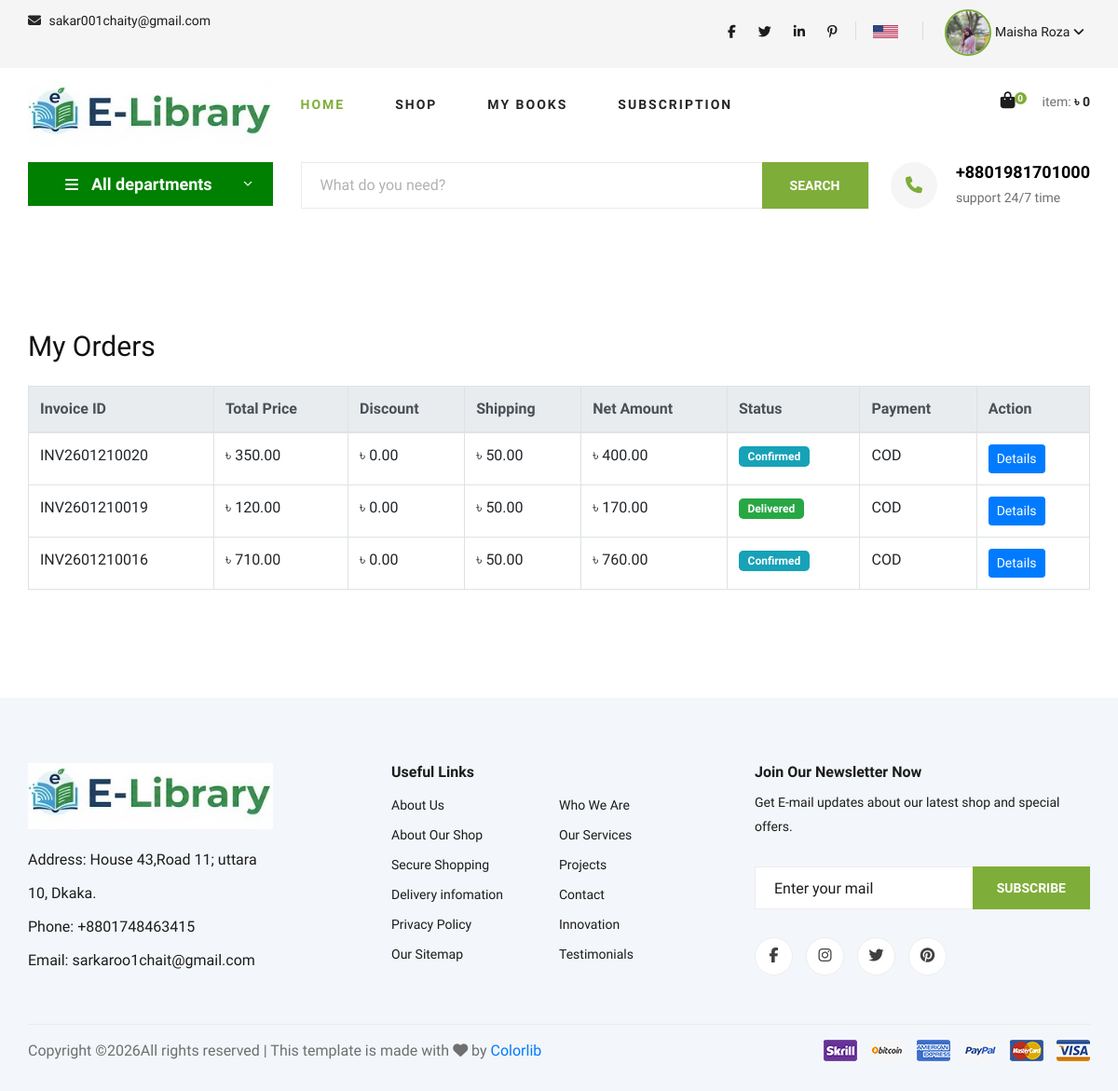
Page /my-orders/ (signed in) on the earlier database version.
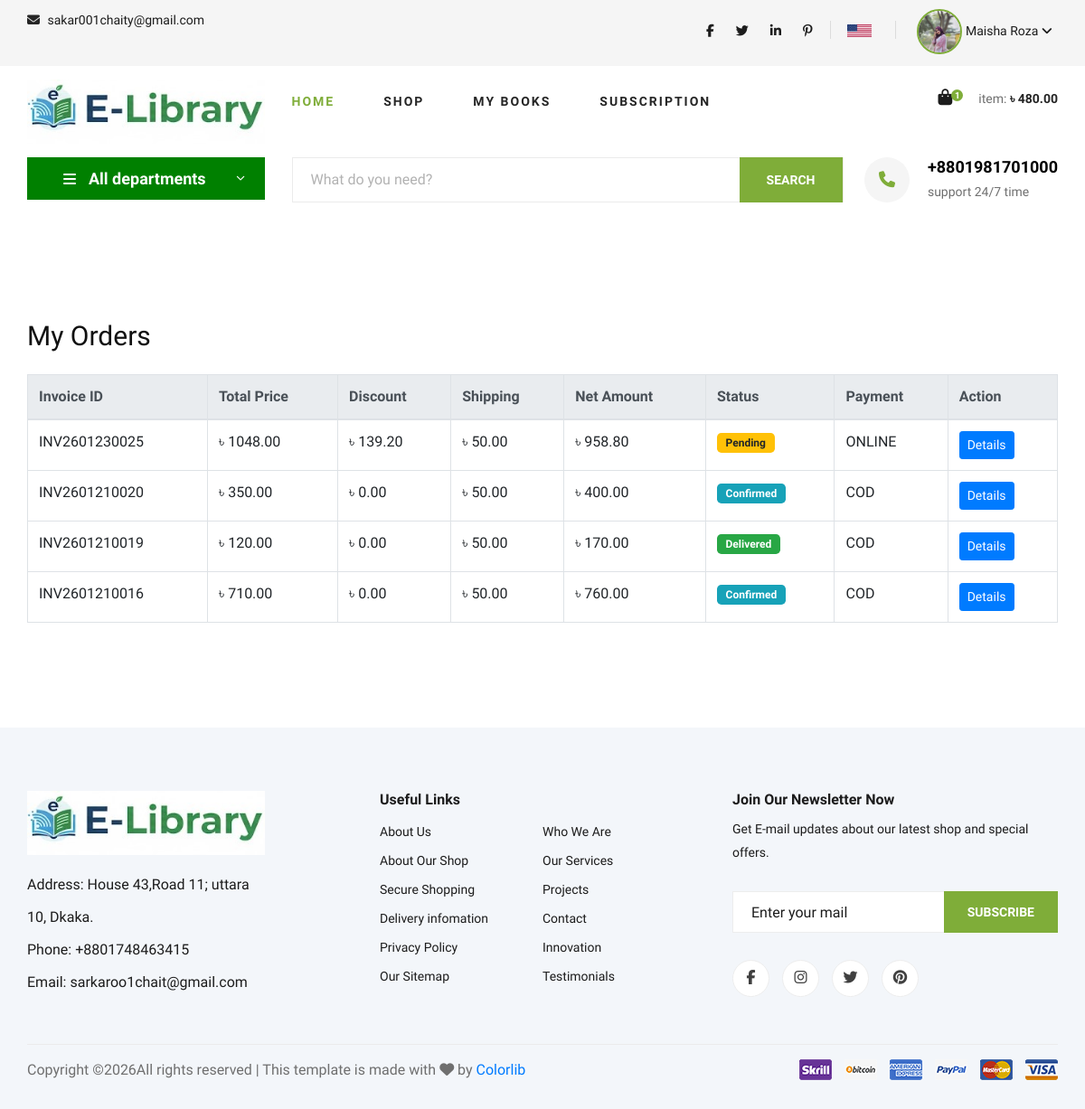
Same page on the later database version.
### apps/order/models/order_model.py (models this page shows, shortened)
class Order(BaseModel):
    invoice_id = models.CharField(max_length=30, unique=True, blank=True, null=True)
    user = models.ForeignKey(User, related_name="orders_user", on_delete=models.CASCADE)
    total_price = models.DecimalField(max_digits=10, decimal_places=2, default=0)
    total_discount = models.DecimalField(max_digits=10, decimal_places=2, default=0)
    net_amount = models.DecimalField(max_digits=10, decimal_places=2, default=0)
    shipping_charge = models.DecimalField(max_digits=10, decimal_places=2, default=0)
    status = models.CharField(max_length=20, choices=OrderStatusChoices.choices, default=OrderStatusChoices.PENDING)
    payment = models.CharField(max_length=20, choices=OrderPaymentMethodChoices.choices, default=OrderPaymentMethodChoices.COD.value)
    payment_status = models.CharField(
        max_length=20, choices=OrderPaymentStatusChoices.choices, default=OrderPaymentStatusChoices.PENDING
    )
    references_id = models.CharField(max_length=150, null=True, blank=True)
    class Meta:
        db_table = "order"
        verbose_name = "Order"
        verbose_name_plural = "Orders"

### apps/order/models/cart_model.py (models this page shows, shortened)
class Cart(BaseModel):
    user = models.ForeignKey(User, related_name="cart_user", on_delete=models.CASCADE)
    total_price = models.DecimalField(max_digits=10, decimal_places=2, default=0)
    total_discount = models.DecimalField(max_digits=10, decimal_places=2, default=0)
    net_amount = models.DecimalField(max_digits=10, decimal_places=2, default=0)
    is_active = models.BooleanField(default=True)  # only one active cart per user
    created_at = models.DateTimeField(auto_now_add=True)
    updated_at = models.DateTimeField(auto_now=True)
    class Meta:
        db_table = "cart"
        verbose_name = "Cart"
        verbose_name_plural = "Carts"

### apps/order/views/my_order.py (the view)
# urls.py: path("my-orders/", MyOrdersView.as_view(), name="my_orders"),
class MyOrdersView(LoginRequiredMixin, View):
    login_url = "account:login"
    template_name = "my_order_history.html"
    def get(self, request):
        try:
            orders = Order.objects.filter(user=request.user).order_by("-created_at")
            context = {
                "title": "My Orders",
                "orders": orders,
                "show_hero_banner": False,
                "hero_normal": "hero-normal",
                "subscription": False,
            }
            return render(request, self.template_name, context)
        except Exception as e:
            logger.exception(f"ERROR:------>> Error occurred in My Orders View: {e}")
            messages.error(request, "Unable to load My Orders!")
            return redirect("home:home")

### apps/home/context_processor.py (called while the page is built)
def all_categories(request):
    return {"all_categories": Category.objects.annotate(book_count=Count("books_category")).order_by("-book_count")}

### apps/order/context_processors.py (called while the page is built)
def cart_summary(request):
    if not request.user.is_authenticated:
        return {
            "cart_count": 0,
            "cart_total": 0,
        }
    cart = Cart.objects.filter(user=request.user, is_active=True).prefetch_related("cart_products_cart").first()
    if not cart:
        return {
            "cart_count": 0,
            "cart_total": 0,
        }
    return {
        "cart_count": cart.cart_products_cart.count(),
        "cart_total": cart.total_price,
    }

### apps/order/templates/my_order_history.html (shortened to what this page needs)
{% extends 'home_base.html' %}
{% load static %}
{% block body %}
<section class="profile spad">
  <div class="container">
    <h3 class="mb-4">{{ title }}</h3>
    {% if orders %}
      <div class="order-table table-responsive">
        <table class="table table-bordered table-hover">
          <thead class="thead-light">
            <tr>
              <th>Invoice ID</th>
              <th>Total Price</th>
              <th>Discount</th>
              <th>Shipping</th>
              <th>Net Amount</th>
              <th>Status</th>
              <th>Payment</th>
              <th>Action</th>
            </tr>
          </thead>
          <tbody>
            {% for order in orders %}
            <tr>
              <td>{{ order.invoice_id }}</td>
              <td>৳ {{ order.total_price }}</td>
              <td>৳ {{ order.total_discount }}</td>
              <td>৳ {{ order.shipping_charge }}</td>
              <td>৳ {{ order.net_amount }}</td>
              <td>
                <span class="badge badge-{{ order.status|lower }}">
                  {{ order.status|title }}
                </span>
              </td>
              <td>{{ order.payment|upper }}</td>
              <td>
                <a href="{% url 'order:my_order_detail' order.pk %}" class="btn btn-sm btn-primary">Details</a>
              </td>
            </tr>
            {% endfor %}
          </tbody>
        </table>
      </div>
    {% else %}
      <p>You have no orders yet.</p>
    {% endif %}
  </div>
</section>
{% endblock %}

### apps/home/templates/home_base.html (shortened to what the changed rows need)
<!DOCTYPE html>
{% load static %}
<html lang="en">
  <head>
    <link rel="stylesheet" href="{% static 'web/css/bootstrap.min.css' %}" type="text/css" />
    <link rel="stylesheet" href="{% static 'web/css/font-awesome.min.css' %}" type="text/css" />
    <link rel="stylesheet" href="{% static 'web/css/elegant-icons.css' %}" type="text/css" />
    <link rel="stylesheet" href="{% static 'web/css/nice-select.css' %}" type="text/css" />
    <link rel="stylesheet" href="{% static 'web/css/jquery-ui.min.css' %}" type="text/css" />
    <link rel="stylesheet" href="{% static 'web/css/owl.carousel.min.css' %}" type="text/css" />
    <link rel="stylesheet" href="{% static 'web/css/slicknav.min.css' %}" type="text/css" />
    <link rel="stylesheet" href="{% static 'web/css/style.css' %}" type="text/css" />
    <link rel="stylesheet" href="{% static 'web/css/profile.css' %}" type="text/css" />
    <link rel="stylesheet" href="{% static 'web/css/checkout.css' %}" type="text/css" />
    <link rel="stylesheet" href="{% static 'web/css/my_order.css' %}" type="text/css" />
    <link rel="stylesheet" href="https://cdnjs.cloudflare.com/ajax/libs/font-awesome/6.1.1/css/all.min.css" />
  </head>
  <body>
    <header class="header">
      <div class="container">
        <div class="row">
          <div class="col-lg-3">
            <div class="header__cart">
              <ul>
                <li>
                  <a href="{% url 'order:cart_detail' %}">
                    <i class="fa fa-shopping-bag"></i>
                    <span id="header-cart-count">{{ cart_count }}</span>
                  </a>
                </li>
              </ul>
              <div class="header__cart__price">
                item: <span id="header-cart-total">&#2547; {{ cart_total }}</span>
              </div>
            </div>
          </div>
        </div>
      </div>
    </header>
    {% block body %}
    {% endblock %}
  </body>
</html>

Differences in the rows shown:
added Cart: total_price "480.00"
added Order: invoice_id "INV2601230025", total_price "1048.00", total_discount "139.20", shipping_charge "50.00", net_amount "958.80", status "Pending", payment "ONLINE"
Other differences:
{{ cart_count }}: "0" → "1"
{{ cart_total }}: "0" → (not shown)
